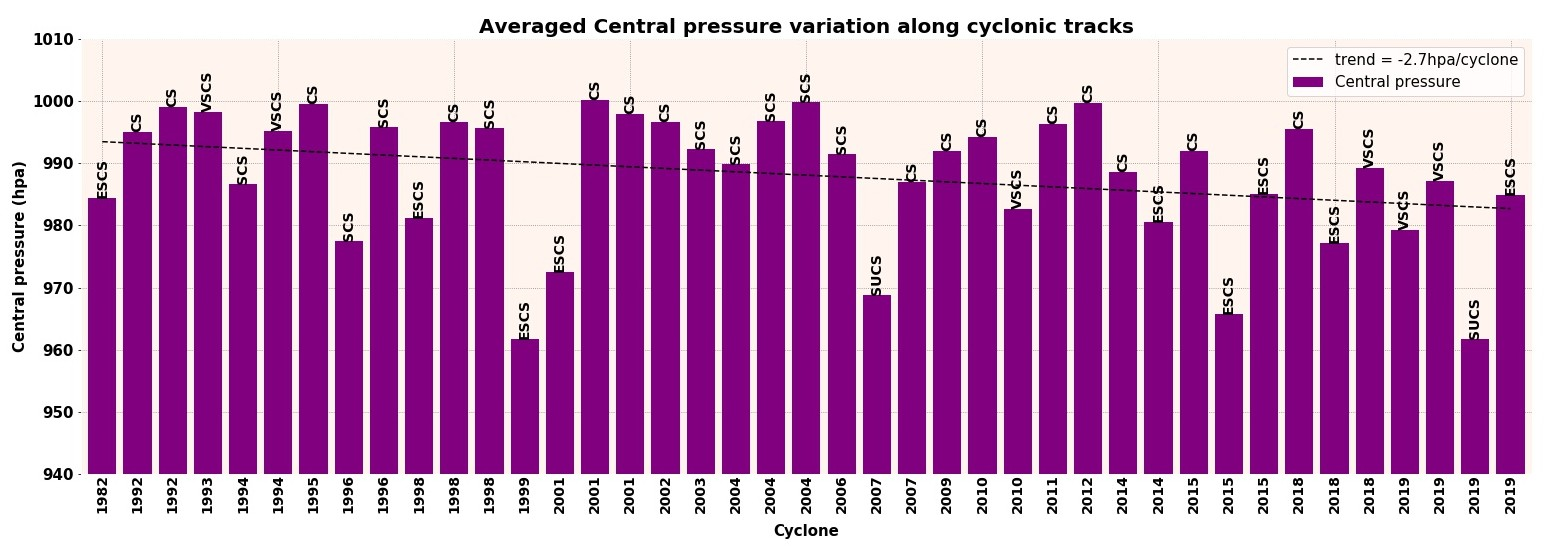

Here is the Python script that generated this plot:
#!/usr/bin/env python
# coding: utf-8

# In[1]:
##################################################################################################
##################################################################################################
########### calculation of Central pressure value from the IMD dataset and JTWC datas ############
##################################################################################################
##################################################################################################
############################## file format is netCDF,xlsx and csv ################################

cd ../CP/old_data_fig/


# In[2]:


import csv
import cv2
from scipy.io import netcdf
from itertools import islice 
from cdo import*
import random
import math
from numpy import nan
from mpl_toolkits.basemap import Basemap
import xarray as xr
import pandas as pd
import netCDF4 as nc
import numpy as np
import matplotlib.pyplot as plt
from scipy import stats
from pylab import rcParams
from netCDF4 import Dataset
from sklearn import datasets, linear_model, metrics
cdo = Cdo()                                            #python interface for cdo to work
cdo.debug = True

from mpl_toolkits.basemap import Basemap
import numpy as np
from colour import Color
from matplotlib import rcParams
from mpl_toolkits.axes_grid1 import make_axes_locatable
import matplotlib.collections as mcoll
import matplotlib.path as mpath
from matplotlib import cm
from matplotlib.colors import LinearSegmentedColormap
from colorspacious import cspace_converter
from collections import OrderedDict
from mpl_toolkits.basemap import Basemap
import  matplotlib.pyplot as plt
import pandas as pd
from matplotlib.collections import LineCollection
from matplotlib.colors import ListedColormap, BoundaryNorm

cmaps = OrderedDict()


# In[3]:


ls


# In[5]:


dt = pd.read_excel('CP_variation.xlsx',sheetname = 'Sheet1')
df = pd.read_excel('CP_variation.xlsx',sheetname = 'Sheet2')
dg = pd.read_excel('CP_variation.xlsx',sheetname = 'Sheet3')
freq = df.freq.values #frequency of occurance of cyclones
cat = dg.category.values
time = dt.time.values #time of of duratio occurance of cyclone
CP = dt.CP.values       #Maximum sustained wind speed in knots
terms = dg.terms.values #number of intervals of each duration
year = dg.year.values   #year of occurance of cyclones


# # creating a 43 elemented array(43 cyclones)

# fre = [0, 10,  13,  17,  26,  41,  51,  70,  83,  87,  97, 117, 120, 138,164, 215, 230, 236, 245, 259, 297, 311, 326, 344, 383, 385, 391,399, 434, 439, 445, 464, 500, 529, 575, 613, 633, 667, 718, 769,786, 839, 899, 909]

# In[6]:


SUM = []                         #we are slicing the values to each cyclonic duration into 43 arrays
for i in range(0,len(freq)-1):
    S = time[freq[i]:freq[i+1]]
    SUM.append(S)


# In[7]:


TTT = []   #dummy variable
for i in range(len(terms)):
    KH = SUM[i]                  #dummy variable
    for j in range(len(KH)-1):
        diff = KH[j+1]-KH[j]     #calculating the difference in the time in hours
        TTT.append(diff)         


# In[8]:


for n,i in enumerate(TTT): #there are non uniform intervals hence 0000-1200 = "-12" similarly corrected others
    if i == -1200:
        TTT[n] = 1200
    if i == -900:
        TTT[n] = 1500
    if i == -1800:
        TTT[n] = 600
    if i == -2100:
        TTT[n] = 300


# In[9]:


TERMS = terms-1
kkk = 0     #dummy variable
fre = []    #dummy variable
for i in range(len(TERMS)):
    kkk += TERMS[i]                #running average to make the intervals uniform
    fre.append(kkk)
fre.insert(0,0)       #inserting zero in the first index


# now fre and TTT are the required parameters and we need to calculate the duration of each cyclone

# In[10]:


ght = []
ggg = 0
for i in range(len(fre)-1):
    ggg = TTT[fre[i]:fre[i+1]]  #slicing the TTT duration to arrays with -1 values from each
    ght.append(ggg)


# In[11]:


get_ipython().run_line_magic('pinfo', 'ght')


# In[12]:


ggg = 0
Y = []
for i in range(len(ght)):
    ggg = np.sum(ght[i])
    Y.append(ggg)


# In[13]:


Y


# In[14]:


y = []
for i in range(len(Y)):
    z = Y[i]/100
    y.append(z)


# In[15]:


S=[]
for i in range(len(y)):
        S.append(i)


# In[16]:


z = np.polyfit(S,y,1)


# In[17]:


Z = []
for i in range(len(S)):
    dg = z[0]*S[i]+z[1]
    Z.append(dg)


# In[18]:


z


# In[19]:


labels = ["C%d" % i for i in range(len(S))]
# Setting the background color
Fig = plt.figure(figsize=(20,7),facecolor='gainsboro')
plt.rcParams['axes.xmargin'] = 0.005
plt.rcParams['axes.ymargin'] = 0.
ax = plt.axes()
ax.grid(zorder=0)
plt.rc('grid', linestyle="-", color='black')
ax.set_facecolor("seashell")
plt.rc('grid', linestyle="-", color='black')

plt.xlabel("Cyclones",fontsize='20',weight='bold')
plt.ylabel("Duration (in hrs)",fontsize='20',weight='bold')

plt.bar(S,y,color='sienna',label='duration',zorder=2)
plt.plot(S,Z,color='black',linestyle='dashed',label='trend = 1.69hr/cyclone')

#plt.bar(S,Min_val,color='lightcoral',label='Convergence',width=0.67)
#plt.plot(S,Zmn,color='midnightblue',linestyle='dotted')
plt.tick_params(
    axis='x',          # changes apply to the x-axis
    which='both',      # both major and minor ticks are affected
    bottom=False,      # ticks along the bottom edge are off
    top=False,         # ticks along the top edge are off
    labelbottom=False)
plt.rcParams['axes.edgecolor'] = 'white'
plt.rcParams['axes.grid'] = True
plt.rcParams['grid.alpha'] = 1
plt.rcParams['grid.linestyle'] = "dotted"
plt.rcParams['grid.color'] = "grey"
plt.yticks(np.arange(0, 240, 24.0),fontsize='15',weight='bold')
plt.xticks(fontsize='15',weight='bold')
plt.ylim(-28,216)
ax.legend(loc='upper left',fontsize='15')
for i in range(len(S)):
    plt.annotate(str(year[i]), 
                 xy=(S[i],0),
                 va="top",
                 ha="center",fontsize='14',rotation='90',weight='bold')
    plt.annotate(str(cat[i]), 
                 xy=(S[i]+0.05,y[i]), #definfing the place where you need the annotations
                 va="bottom",color='black',
                 ha="center",fontsize='14',rotation='90',weight='bold')    
plt.title("Duration of cyclone",fontsize='20',weight='bold')
plt.savefig("duration_of_cyclones.jpeg")


# array([ 1.54258532, 35.62896406])

# In[20]:


HH = []                     #Slicing to 43 arrays
for i in range(len(terms)):
    sh = CP[freq[i]:freq[i+1]] #taking one element only
    HH.append(sh)


# In[25]:


type(freq)


# In[21]:


CP_s = []
for i in range(len(HH)):
    av = np.average(HH[i])
    CP_s.append(av)


# In[22]:


z = np.polyfit(S,CP_s,1)
Z = []
for i in range(len(S)):
    dg = z[0]*S[i]+z[1]
    Z.append(dg)


# labels = ["C%d" % i for i in range(len(S))]
# # Setting the background color
# Fig = plt.figure(figsize=(20,7),facecolor='gainsboro')
# ax = plt.axes()
# ax.set_facecolor("seashell")
# 
# plt.xlabel("Cyclones",fontsize='20',weight='bold')
# plt.ylabel("Central pressure ()",fontsize='20',weight='bold')
# 
# plt.bar(S,CP_s,color='dodgerblue',label='Central Pressure (mbar)')
# plt.plot(S,Z,color='black',linestyle='dashed',label='trend')
# 
# #plt.bar(S,Min_val,color='lightcoral',label='Convergence',width=0.67)
# #plt.plot(S,Zmn,color='midnightblue',linestyle='dotted')
# plt.tick_params(
#     axis='x',          # changes apply to the x-axis
#     which='both',      # both major and minor ticks are affected
#     bottom=False,      # ticks along the bottom edge are off
#     top=False,         # ticks along the top edge are off
#     labelbottom=False)
# 
# plt.yticks(fontsize='15',weight='bold')
# plt.yticks(np.arange(0, 2000, 500),fontsize='15',weight='bold')
# plt.xticks(fontsize='15',weight='bold')
# plt.ylim(-250)
# ax.legend()
# for i in range(len(S)):
#     plt.annotate(str(cat[i]), 
#                  xy=(S[i],CP_s[i]),
#                  va="bottom",
#                  ha="center",fontsize='14',rotation='90',weight='bold')
#     plt.annotate(str(year[i]), 
#                  xy=(S[i],0),
#                  va="top",
#                  ha="center",fontsize='14',rotation='90',weight='bold')
#     
# plt.savefig("CP.jpeg")

# array([1.05512985, 4.25819768])

# # The below code works

# fig, ax1 = plt.subplots(figsize=(25,8),facecolor='gainsboro')
# ax1.set_facecolor("seashell")
# ax.yaxis.grid()
# ax.grid(zorder=0)
# plt.margins(0)
# plt.yticks(fontsize='20',weight='bold')
# plt.xticks(fontsize='15',weight='bold')
# ax1.bar(S, CP_s,color = 'blue',label='Central pressure',zorder=3)
# #plt.ylim(-200)
# plt.rcParams['axes.grid'] = False
# plt.yticks(np.arange(900, 1050, 50),fontsize='15',weight='bold')
# plt.tick_params(
#     axis='x',          # changes apply to the x-axis
#     which='both',      # both major and minor ticks are affected
#     bottom=False,      # ticks along the bottom edge are off
#     top=False,         # ticks along the top edge are off
#     labelbottom=False)
# for i in range(len(S)):
#     plt.annotate(str(cat[i]), 
#                  xy=(S[i],CP_s[i]),
#                  va="bottom",
#                  ha="center",fontsize='14',rotation='90',weight='bold')
#     plt.annotate(str(year[i]), 
#                  xy=(S[i],0),
#                  va="top",
#                  ha="center",fontsize='14',rotation='90',weight='bold')
# 
# ax2 = ax1.twinx()
# ax2.plot(S, Z,'k--',label = 'trend')
# plt.rcParams['axes.grid'] = True
# #fig.legend(loc='upper left',fontsize='15')
# fig.legend(loc="upper right", bbox_to_anchor=(1.28,1.145), bbox_transform=ax.transAxes,fontsize='20')
# 
# #plt.yticks(np.arange(min(Z)-4.7102835928417, max(Z)+10.7102835928417, 6),fontsize='15',weight='bold')
# ax1.set_xlabel('Cyclones',color='black',weight='bold',fontsize='20')
# ax2.get_yaxis().set_visible(True)
# ax1.set_ylabel('Central pressure (mbar)', color='black',weight='bold',fontsize='20')
# ax2.set_ylabel('Central pressure trend', color='black',weight='bold',fontsize='20')
# plt.yticks(np.arange(900, 1050, 50),fontsize='15',weight='bold')
# plt.title("Central pressure variation along cyclonic tracks",weight='bold',fontsize='20')  
# plt.savefig("CP.jpeg")
# plt.ylim(900,1000)
# plt.show()
array([-2.69599998e-01,  9.93494284e+02])
# In[ ]:


# In[23]:


fig, ax = plt.subplots(figsize=(26,8),facecolor='gainsboro')
ax.grid(zorder=0)
ax.set_facecolor("seashell")
plt.yticks(fontsize='15',weight='bold')
plt.xticks(fontsize='15',weight='bold')
plt.ylim(940,1010)
plt.ylabel("Central pressure (hpa)",fontsize='15',weight='bold')
plt.xlabel("Cyclone",labelpad=50,fontsize='15',weight='bold')
plt.plot(S,Z,'k--',label = 'trend = -2.7hpa/cyclone')
plt.bar(S,CP_s,color='purple',zorder=2,label = 'Central pressure')
plt.legend(fontsize='15')
for i in range(len(S)):
    plt.annotate(str(cat[i]), 
                 xy=(S[i],CP_s[i]),
                 va="bottom",
                 ha="center",fontsize='14',rotation='90',weight='bold')
    plt.annotate(str(year[i]), 
                 xy=(S[i],940),
                 va="top",
                 ha="center",fontsize='14',rotation='90',weight='bold')
plt.tick_params(
    axis='x',          # changes apply to the x-axis
    which='both',      # both major and minor ticks are affected
    bottom=False,      # ticks along the bottom edge are off
    top=False,         # ticks along the top edge are off
    labelbottom=False)
#fig.legend(loc="upper right", bbox_to_anchor=(1.28,1.145), bbox_transform=ax.transAxes,fontsize='20')
#fig.legend()
plt.title("Averaged Central pressure variation along cyclonic tracks",weight='bold',fontsize='20')  
plt.savefig("Pressure.jpg")




